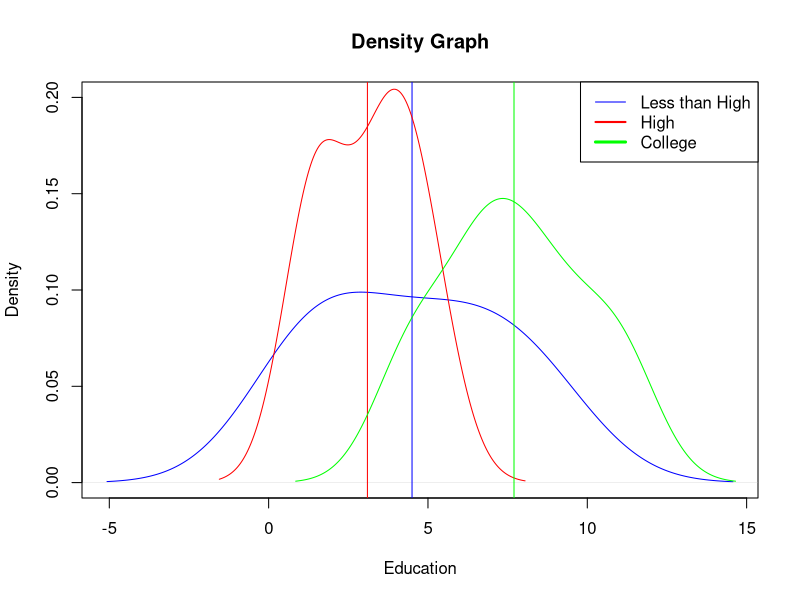

Source code (R): (Note: this script raises an error after producing the figure.)
### HW8 ###
###########
# Library
library(car);

# Problem 1
# (a)
education = c(rep("Less than High", 5), rep("High", 5),
              rep("College", 5));
breast = c(1, 6.5, 4.5, 2.0, 8.5, 1.5, 4.0, 3.5, 1.5, 5.0,
           11.0, 6.5, 4.5, 7.5, 9.0);
df1 = data.frame(breast, education)
out1 = aov(breast~education, data=df1)
summary(out1)

# (b)
plot(density(df1$breast[which(df1$education=="Less than High")]),
     xlab="Education", main="Density Graph", ylim=c(0,0.2), col="blue")
abline(v=mean(df1$breast[which(df1$education=="Less than High")]), col="blue")
lines(density(df1$breast[which(df1$education=="High")]), col="red")
abline(v=mean(df1$breast[which(df1$education=="High")]), col="red")
lines(density(df1$breast[which(df1$education=="College")]), col="green")
abline(v=mean(df1$breast[which(df1$education=="College")]), col="green")
legend("topright", legend=c("Less than High", "High", "College"),
       col=c("blue", "red", "green"), lwd=1:3, xpd=TRUE)

# (b) - other method
means = aggregate(df1$breast, list(df1$education), mean)
ggplot(df1, aes(x=df1$breast, col=df1$education)) +
  geom_density() + geom_vline(data=means, aes(xintercept = x, col=Group.1), linetype="dashed")

# Problem 2
# (a)
year = c(rep("year1",12),rep("year2",12),rep("year3",12),
         rep("year4",12),rep("year5",12))
month = rep(c("Jan", "Feb", "Mar", "Apr", "May", "Jun", "Jul", "Aug",
              "Sep", "Oct", "Nov", "Dec"),5)
revenue = c(15,22,18,23,23,12,26,19,15,14,14,21,
            18,25,22,15,15,15,12,17,14,18,22,23,
            22,15,15,14,26,11,23,15,18,10,19,11,
            23,15,19,17,18,10,15,20,19,12,17,18,
            24,14,21,18,14,8,18,10,20,23,11,14)

df2 = data.frame(year, month, revenue)
out2 = aov(revenue ~ month + year, data=df2)
summary(out2)

# (b)
boxplot(revenue~month, data=df2,
        xlab='Month', ylab='Revenue', 
        main='Revenue vs Month', col=2:13)
abline(h=mean(df2$revenue), col='gray')

boxplot(revenue~year, data=df2,
        xlab='Year', ylab='Revenue',
        main='Revenue vs Year', col=2:13)
abline(h=mean(df2$revenue), col='gray')

# Problem 3
item = c(rep("Item1",4),rep("Item2",4),rep("Item3",4),
         rep("Item1",4),rep("Item2",4),rep("Item3",4)); item=factor(item);
region = c(rep("E",12),
         rep("W",12)); region=factor(region);
pop = c(25,36,31,26,39,42,39,35,36,24,28,29,
        51,47,47,52,43,39,53,46,42,36,32,33)

df3 = data.frame(Item=item, Region=region, Popularity=pop)
out3 = aov(pop ~ Item*Region, data=df3)
summary(out3)

# Problem 4
str(Baumann)
tail(Baumann)

attach(Baumann)
y = cbind(post.test.1,post.test.2,post.test.3)
fit = manova(y ~ group)
summary(fit)
